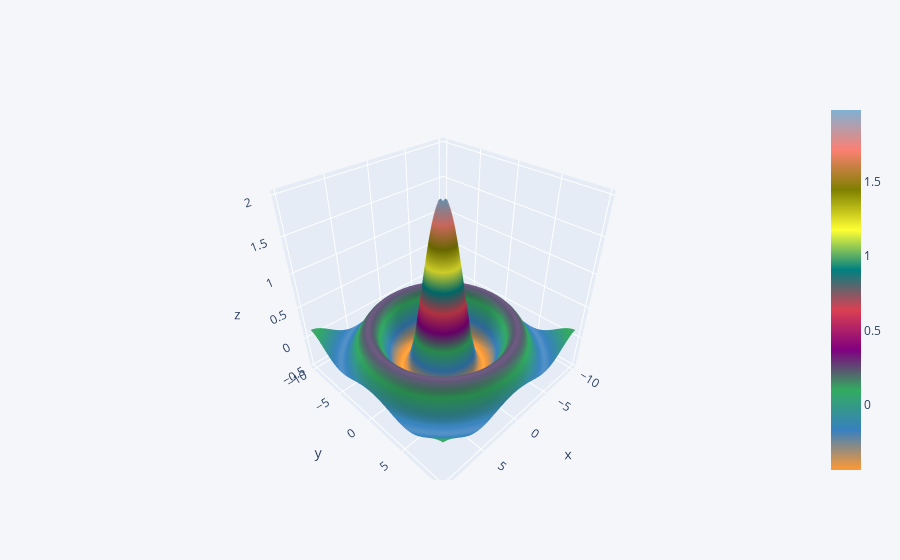

Notebook code for this chart:
### Code cell
df4.iplot(kind='surface')

### Figure 1 — Plotly figure (JSON) as saved in the notebook; plotly's stock layout.template omitted (floating-point values rounded to 4 significant figures; data arrays with more than 128 entries replaced by an {"elided": "..."} marker saying what was removed)
{"data": [{"colorscale": [[0, "rgb(255, 153, 51)"], [0.1111, "rgb(55, 128, 191)"], [0.2222, "rgb(50, 171, 96)"], [0.3333, "rgb(128, 0, 128)"], [0.4444, "rgb(219, 64, 82)"], [0.5556, "rgb(0, 128, 128)"], [0.6667, "rgb(255, 255, 51)"], [0.7778, "rgb(128, 128, 0)"], [0.8889, "rgb(251, 128, 114)"], [1, "rgb(128, 177, 211)"]], "type": "surface", "x": [-10, -9.75, -9.5, -9.25, -9, -8.75, -8.5, -8.25, -8, -7.75, -7.5, -7.25, -7, -6.75, -6.5, -6.25, -6, -5.75, -5.5, -5.25, -5, -4.75, -4.5, -4.25, -4, -3.75, -3.5, -3.25, -3, -2.75, -2.5, -2.25, -2, -1.75, -1.5, -1.25, -1, -0.75, -0.5, -0.25, 0, 0.25, 0.5, 0.75, 1, 1.25, 1.5, 1.75, 2, 2.25, 2.5, 2.75, 3, 3.25, 3.5, 3.75, 4, 4.25, 4.5, 4.75, 5, 5.25, 5.5, 5.75, 6, 6.25, 6.5, 6.75, 7, 7.25, 7.5, 7.75, 8, 8.25, 8.5, 8.75, 9, 9.25, 9.5, 9.75], "y": [-10, -9.75, -9.5, -9.25, -9, -8.75, -8.5, -8.25, -8, -7.75, -7.5, -7.25, -7, -6.75, -6.5, -6.25, -6, -5.75, -5.5, -5.25, -5, -4.75, -4.5, -4.25, -4, -3.75, -3.5, -3.25, -3, -2.75, -2.5, -2.25, -2, -1.75, -1.5, -1.25, -1, -0.75, -0.5, -0.25, 0, 0.25, 0.5, 0.75, 1, 1.25, 1.5, 1.75, 2, 2.25, 2.5, 2.75, 3, 3.25, 3.5, 3.75, 4, 4.25, 4.5, 4.75, 5, 5.25, 5.5, 5.75, 6, 6.25, 6.5, 6.75, 7, 7.25, 7.5, 7.75, 8, 8.25, 8.5, 8.75, 9, 9.25, 9.5, 9.75], "z": {"elided": "80x80 float values"}}], "layout": {"legend": {"bgcolor": "#F5F6F9", "font": {"color": "#4D5663"}}, "paper_bgcolor": "#F5F6F9", "plot_bgcolor": "#F5F6F9", "title": {"font": {"color": "#4D5663"}}, "xaxis": {"gridcolor": "#E1E5ED", "showgrid": true, "tickfont": {"color": "#4D5663"}, "title": {"font": {"color": "#4D5663"}, "text": ""}, "zerolinecolor": "#E1E5ED"}, "yaxis": {"gridcolor": "#E1E5ED", "showgrid": true, "tickfont": {"color": "#4D5663"}, "title": {"font": {"color": "#4D5663"}, "text": ""}, "zerolinecolor": "#E1E5ED"}}}
